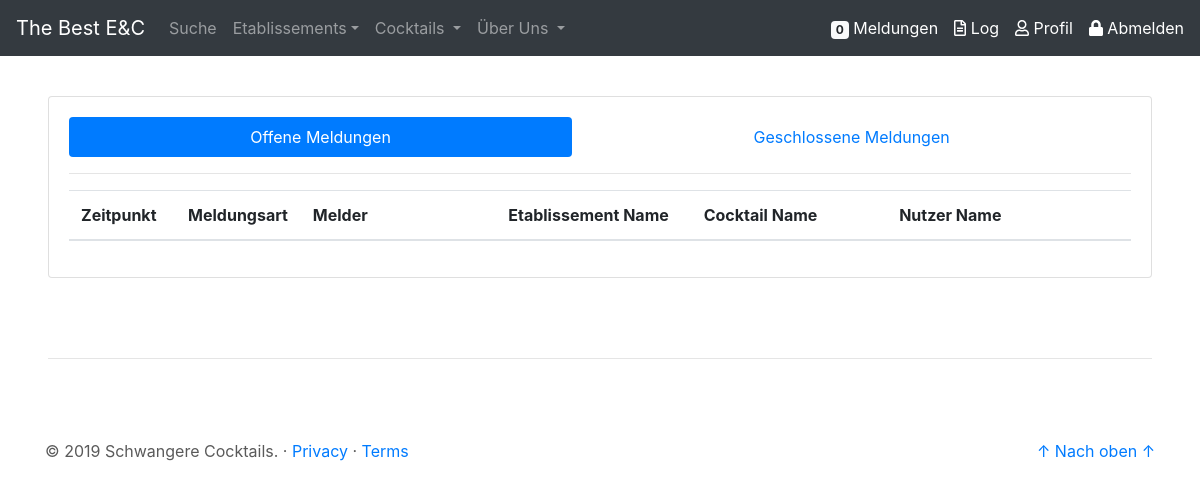
The app's page /site/profil_meldung.php (signed in), older data.
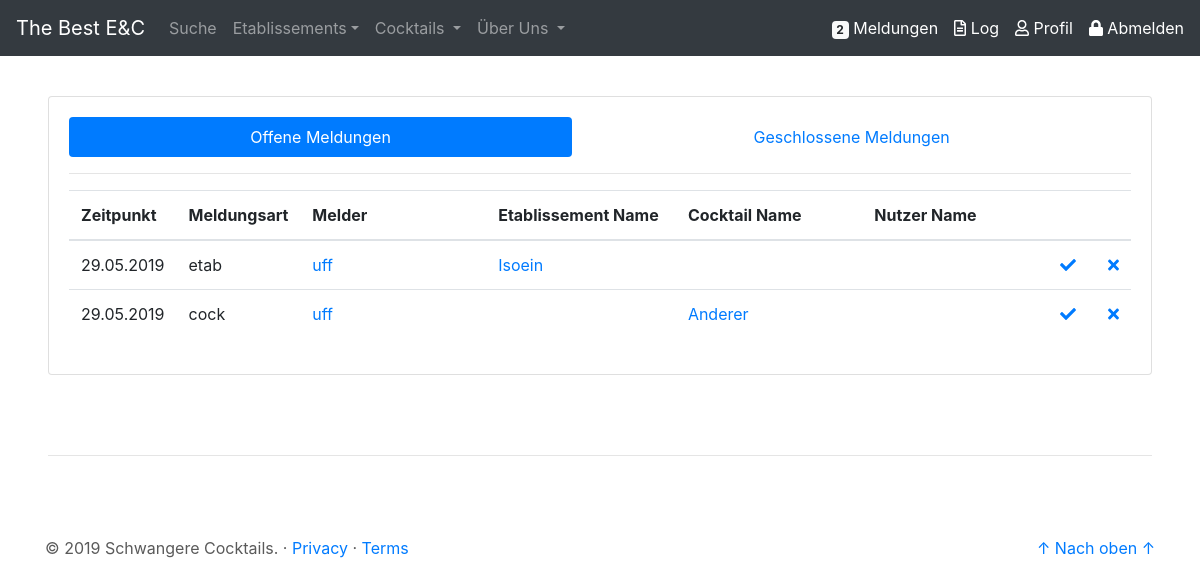
The same page, newer data.
### tables this page shows
CREATE TABLE `meldung` (
  `id` int(11) NOT NULL,
  `timestamp` timestamp NOT NULL DEFAULT CURRENT_TIMESTAMP,
  `status` tinyint(1) NOT NULL DEFAULT '0',
  `melder_id` int(11) NOT NULL,
  `meldung_art` enum('etab','etab_bew','cock','cock_bew','cock_etab','user') NOT NULL,
  `etab_id` int(11) DEFAULT NULL,
  `cock_id` int(11) DEFAULT NULL,
  `user_id` int(11) DEFAULT NULL
);

CREATE TABLE `user` (
  `id` int(11) NOT NULL,
  `email` varchar(50) NOT NULL,
  `passwort` varchar(255) NOT NULL,
  `username` varchar(25) NOT NULL,
  `vorname` varchar(25) DEFAULT NULL,
  `nachname` varchar(25) DEFAULT NULL,
  `age` tinyint(3) DEFAULT NULL,
  `beruf` varchar(25) DEFAULT NULL,
  `created_at` timestamp NOT NULL DEFAULT CURRENT_TIMESTAMP,
  `updated_at` timestamp NULL DEFAULT NULL,
  `rang` tinyint(1) NOT NULL DEFAULT '0',
  `img` blob
);

CREATE TABLE `etab` (
  `id` int(11) NOT NULL,
  `name` varchar(50) NOT NULL,
  `ort` varchar(50) NOT NULL,
  `anschrift` varchar(50) NOT NULL,
  `verifiziert` tinyint(1) NOT NULL DEFAULT '0',
  `img` longblob NOT NULL
);

CREATE TABLE `cock` (
  `id` int(11) NOT NULL,
  `name` varchar(50) NOT NULL,
  `beschreibung` text NOT NULL,
  `img` longblob NOT NULL
);

### php/db/select_meldung_count.php (called while the page is built, shortened)
<?php
$pdo = new PDO('mysql:host=localhost;dbname=tbec', 'root', '');
$statement = $pdo->prepare(
       "SELECT count(id)
         FROM meldung m
         WHERE status = 0"
);
$result = $statement->execute();
$meldungCount = $statement->fetch();

### php/db/select_meldungOpen.php (called while the page is built, shortened)
<?php
$pdo = new PDO('mysql:host=localhost;dbname=tbec', 'root', '');
$statement = $pdo->prepare(
       "SELECT m.id as m_id,
	           m.timestamp as m_ts,
               m.melder_id as m_mid,
               um.username as um_name,
               m.meldung_art as m_art,
               m.etab_id as m_eid,
               e.name as e_name,
               m.cock_id as m_cid,
               c.name as c_name,
               m.user_id as m_uid,
               uu.username as uu_name
         FROM meldung m
            LEFT JOIN cock c
                ON c.id = m.cock_id
            LEFT JOIN etab e
                ON e.id = m.etab_id
            LEFT JOIN user um
                ON um.id = m.melder_id
            LEFT JOIN user uu
                ON uu.id = m.user_id
         WHERE status = 0
         ORDER BY m_ts DESC"
);
$result = $statement->execute();
$meldInfoOpen = $statement->fetchAll();
for ($i = 0; $i < count($meldInfoOpen); $i++) {
    $meldInfoOpen[$i]["m_ts"] = date("d.m.Y", strtotime($meldInfoOpen[$i]['m_ts']));
 }

### site/profil_meldung.php (the view, shortened to what the changed rows need)
<?php
include('../php/db/select_meldungOpen.php');
?>
<!doctype html>
<html lang="de">
<head>
    <link rel="stylesheet" href="https://stackpath.bootstrapcdn.com/bootstrap/4.3.1/css/bootstrap.min.css">
    <link href="../css/csstoolbox.css" rel="stylesheet">
</head>
<body class="center-block">
    <header role="header">
        <?php
        include('../php/buildHeader.php');
        ?>
    </header>
    <main role="main">
        <div class="mt-5 ml-5 mr-5">
            <div class="card card-body">
                <div class="tab-content" id="meldung-tabContent">
                    <div class="tab-pane fade show active" id="meldOpen" role="tabpanel" aria-labelledby="meldOpen-tab">
                        <?php
                        echo '
					    <table class="table">
						    <thead>
							    <tr>
								    <th scope="col" style="width: 10.00%">Zeitpunkt</th>
                                    <th scope="col" style="width: 10.00%">Meldungsart</th>
                                    <th scope="col" style="width: 18.25%">Melder</th>
								    <th scope="col" style="width: 18.25%">Etablissement Name</th>
                                    <th scope="col" style="width: 18.25%">Cocktail Name</th>
                                    <th scope="col" style="width: 18.25%">Nutzer Name</th>
                                    <th scope="col" style="width: 2.00%"></th>
                                    <th scope="col" style="width: 2.00%"></th>
							    </tr>
						    </thead>
					        <tbody>';
                        for ($i = 0; $i < count($meldInfoOpen); $i++) {
                            echo '<tr>';
                            echo '<td>' . $meldInfoOpen[$i]["m_ts"] . '</td>';
                            echo '<td>' . $meldInfoOpen[$i]["m_art"] . '</td>';
                            echo '<td><a href="../site/profil_other.php?showUser=' . $meldInfoOpen[$i]["m_mid"] . '">' . $meldInfoOpen[$i]["um_name"] . '</a></td>';
                            echo '<td><a href="../site/etablissement_details.php?etab_id=' . $meldInfoOpen[$i]["m_eid"] . '">' . $meldInfoOpen[$i]["e_name"] . '</a></td>';
                            echo '<td><a href="../site/cocktail_details.php?cock_id=' . $meldInfoOpen[$i]["m_cid"] . '">' . $meldInfoOpen[$i]["c_name"] . '</a></td>';
                            echo '<td><a href="../site/profil_other.php?showUser=' . $meldInfoOpen[$i]["m_uid"] . '">' . $meldInfoOpen[$i]["uu_name"] . '</a></td>';
                            echo '<td><a class="mr-2" href="../php/meldung_update.php?meld_id=' . $meldInfoOpen[$i]["m_id"] . '&status=1"><i class="fas fa-check"></i></a></td>';
                            echo '<td><a href="../php/meldung_delete.php?meld_id=' . $meldInfoOpen[$i]["m_id"] . '"><i class="fas fa-times"></i></a></td>';
                            echo '</tr>';
                        }
                        echo '</tbody></table>';
                        ?>
                    </div>
                </div>
            </div>
        </div>
    </main>
</body>
</html>

### php/buildHeader.php (shortened to what the changed rows need)
<?php
$searchActive = "";
$cocktailActive = "";
$etablissementActive = "";
$uberUnsActive = "";
echo '
    <nav class="navbar navbar-expand-md navbar-dark fixed-top bg-dark">
        <div class="collapse navbar-collapse" id="navbarCollapse">
            <ul class="navbar-nav mr-auto">
                <li class="nav-item ' . $searchActive . '">
                </li>
                <li class="nav-item dropdown  ' . $etablissementActive . '">
                </li>
                <li class="nav-item dropdown ' . $cocktailActive . '">
                </li>
				<li class="nav-item dropdown ' . $uberUnsActive . '">
				</li>
            </ul>';
if (isset($_SESSION['userId'])) {
    if ($_SESSION['rang'] == 2) {
        include('../php/db/select_meldung_count.php');
        echo '<a href="../site/profil_meldung.php" class="profil-nav mr-3"><span class="badge badge-light">' . $meldungCount[0] . '</span></button> Meldungen</a>';
        echo '<a href="../site/profil_log.php" class="profil-nav mr-3"><i class="far fa-file-alt"></i> Log</a>';
    }
} else {
    echo '<a href="../site/signin.php" class="profil-nav"><i class="fas fa-unlock"></i> Anmelden</a>';
}
echo '
        </div>
    </nav>';

Row changes from the older to the newer data that the page shows:
added meldung: m_ts "29.05.2019", meldung_art "etab", melder.username "uff", etab.name "Isoein"
added meldung: m_ts "29.05.2019", meldung_art "cock", melder.username "uff", cock.name "Anderer"
Text that changed along with them:
$meldungCount[0]: "0" → "2"
